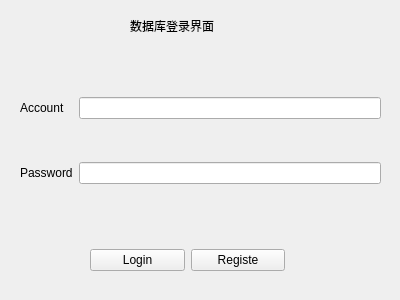
<?xml version="1.0" encoding="UTF-8"?>
<ui version="4.0">
 <class>ui_login</class>
 <widget class="QWidget" name="ui_login">
  <property name="geometry">
   <rect>
    <x>0</x>
    <y>0</y>
    <width>400</width>
    <height>300</height>
   </rect>
  </property>
  <property name="windowTitle">
   <string>Form</string>
  </property>
  <widget class="QLabel" name="label">
   <property name="geometry">
    <rect>
     <x>130</x>
     <y>10</y>
     <width>111</width>
     <height>31</height>
    </rect>
   </property>
   <property name="text">
    <string>数据库登录界面</string>
   </property>
  </widget>
  <widget class="QWidget" name="gridLayoutWidget">
   <property name="geometry">
    <rect>
     <x>20</x>
     <y>60</y>
     <width>361</width>
     <height>161</height>
    </rect>
   </property>
   <layout class="QGridLayout" name="gridLayout">
    <item row="5" column="0">
     <widget class="QLabel" name="label_password">
      <property name="text">
       <string>Password</string>
      </property>
     </widget>
    </item>
    <item row="0" column="0">
     <widget class="QLabel" name="label_account">
      <property name="text">
       <string>Account</string>
      </property>
     </widget>
    </item>
    <item row="5" column="1">
     <widget class="QLineEdit" name="lineEdit_password"/>
    </item>
    <item row="0" column="1">
     <widget class="QLineEdit" name="lineEdit_account"/>
    </item>
   </layout>
  </widget>
  <widget class="QWidget" name="horizontalLayoutWidget">
   <property name="geometry">
    <rect>
     <x>90</x>
     <y>220</y>
     <width>195</width>
     <height>80</height>
    </rect>
   </property>
   <layout class="QHBoxLayout" name="horizontalLayout">
    <item>
     <widget class="QPushButton" name="pushButton_login">
      <property name="text">
       <string>Login</string>
      </property>
     </widget>
    </item>
    <item>
     <widget class="QPushButton" name="pushButton_registe">
      <property name="text">
       <string>Registe</string>
      </property>
     </widget>
    </item>
   </layout>
  </widget>
 </widget>
 <resources/>
 <connections/>
</ui>
